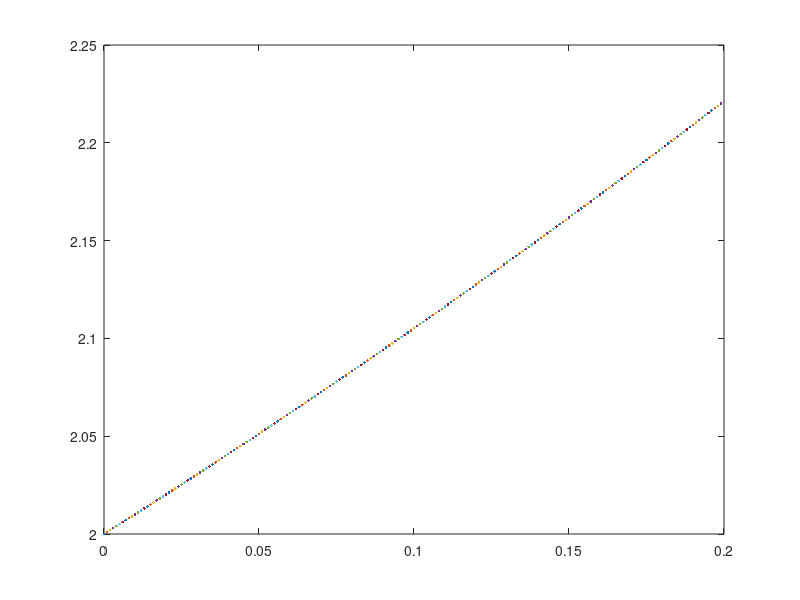

Reproduce this figure in MATLAB.
clc;
clear all;
f = @(x,y)(y-x);
y0 = 2;
x0 = 0;
h = 0.001;
xf = 0.2;
n = (xf-x0)/h;
for i = 1:n
    k1 = h*f(x0,y0);
    k2 = h*f(x0+h/2,y0+k1/2);
    k3 = h*f(x0+h/2,y0+k2/2);
    k4 = h*f(x0+h,y0+k3);
    y1 = y0+(k1+2*k2+2*k3+k4)/6;   
    plot(x0,f(x0,y0))
    hold on
    x0 = x0 + h;
    y0 = y1;
  
 
end
y1